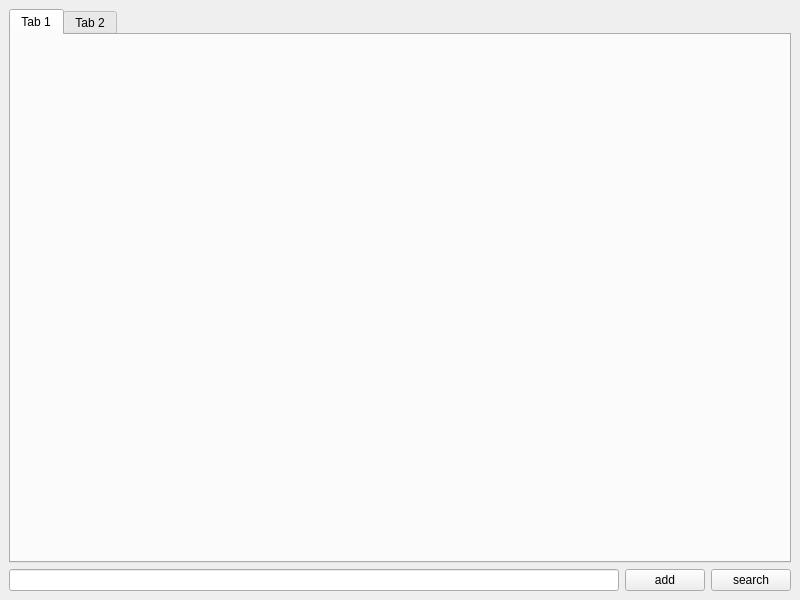
<?xml version="1.0" encoding="UTF-8"?>
<ui version="4.0">
 <class>MainWindow</class>
 <widget class="QMainWindow" name="MainWindow">
  <property name="geometry">
   <rect>
    <x>0</x>
    <y>0</y>
    <width>800</width>
    <height>600</height>
   </rect>
  </property>
  <property name="windowTitle">
   <string>MainWindow</string>
  </property>
  <widget class="QWidget" name="centralwidget">
   <layout class="QGridLayout" name="gridLayout">
    <item row="0" column="0" colspan="3">
     <widget class="QTabWidget" name="dbTabControl">
      <widget class="QWidget" name="tab">
       <attribute name="title">
        <string>Tab 1</string>
       </attribute>
      </widget>
      <widget class="QWidget" name="tab_2">
       <attribute name="title">
        <string>Tab 2</string>
       </attribute>
      </widget>
     </widget>
    </item>
    <item row="1" column="0">
     <widget class="QLineEdit" name="inputTbx"/>
    </item>
    <item row="1" column="1">
     <widget class="QPushButton" name="addBtn">
      <property name="text">
       <string>add</string>
      </property>
     </widget>
    </item>
    <item row="1" column="2">
     <widget class="QPushButton" name="searchBtn">
      <property name="text">
       <string>search</string>
      </property>
     </widget>
    </item>
   </layout>
  </widget>
 </widget>
 <resources/>
 <connections/>
</ui>
